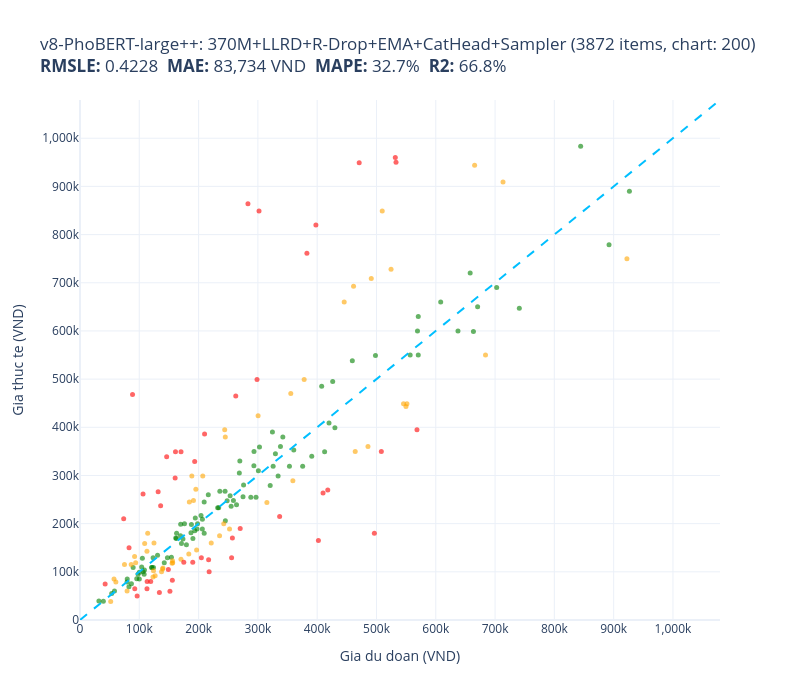
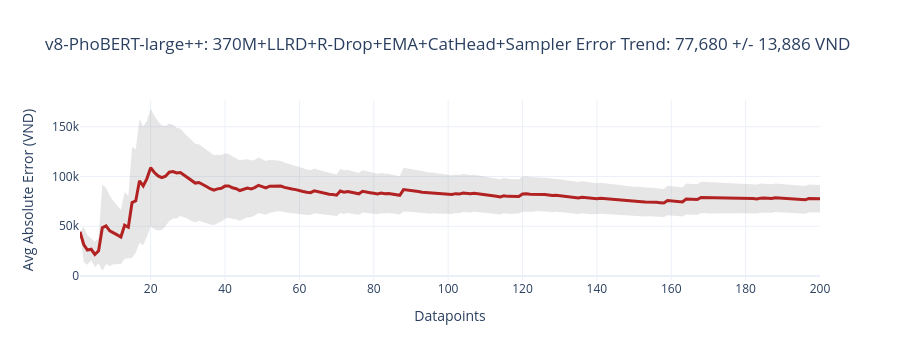
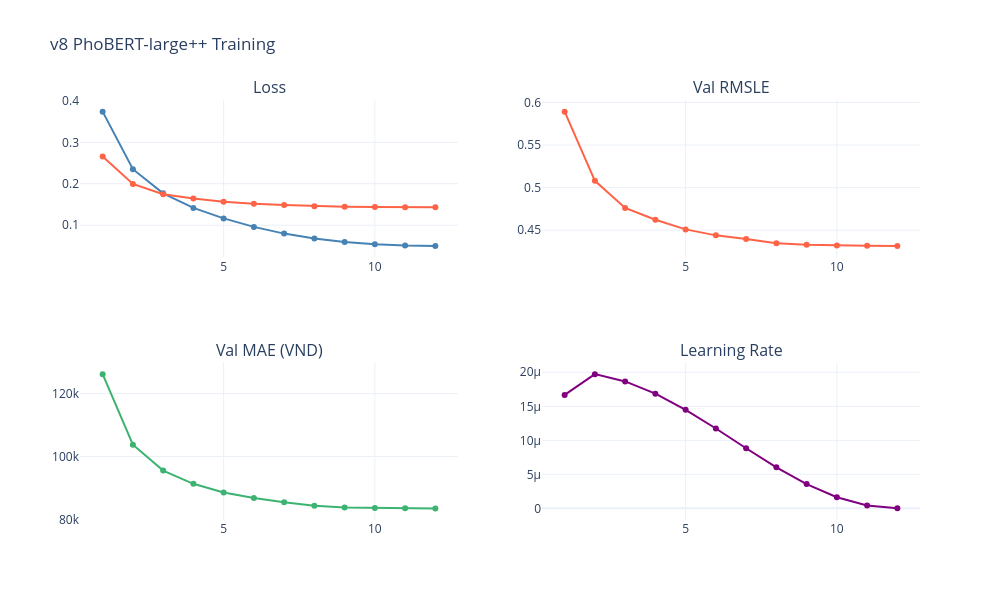

These figures' notebook cell, in order:
### Code cell
pred_pbl_val  = predict_bert_v8(ema_pbl, pbl_enc_val,  cat_label_val,  y_mean_pbl, y_std_pbl, DEVICE)
pred_pbl_test = predict_bert_v8(ema_pbl, pbl_enc_test, cat_label_test, y_mean_pbl, y_std_pbl, DEVICE)
ALL_PREDS_VAL["v8-PhoBERT-large++"]  = pred_pbl_val
ALL_PREDS_TEST["v8-PhoBERT-large++"] = pred_pbl_test
evaluate_and_store(test_prices, pred_pbl_test,
                   "v8-PhoBERT-large++: 370M+LLRD+R-Drop+EMA+CatHead+Sampler", test_names)
if hist_pbl:
    plot_bert_history(hist_pbl, "v8 PhoBERT-large++ Training")

### Figure 1 — Plotly figure (JSON) as saved in the notebook; plotly's stock layout.template omitted (floating-point values rounded to 4 significant figures)
{"data": [{"customdata": [["Bộ Nookoi Phấn Má Hồng BL02 Sunset Veil ...\nDu doan: 254,874 VND\nThuc te: 236,000 VND"], ["Muối rửa bát finish 1.2kg (Đức) - muối r...\nDu doan: 123,953 VND\nThuc te: 109,000 VND"], ["Giầy tây giày lười nam hàn quốc da bóng ...\nDu doan: 169,793 VND\nThuc te: 199,000 VND"], ["Nước giặt quần áo em bé D-nee Lovely Sky...\nDu doan: 248,164 VND\nThuc te: 247,500 VND"], ["Áo thun nam có cổ Nhật Tuấn\nDu doan: 216,354 VND\nThuc te: 260,000 VND"], ["Kem nhuộm tóc Salon de Pro  3B\nDu doan: 169,569 VND\nThuc te: 175,000 VND"], ["Tã dán Amico nội địa Nhật size L44+6\nDu doan: 329,555 VND\nThuc te: 345,000 VND"], ["Giá treo dao kéo và dụng cụ nhà bếp dán ...\nDu doan: 142,118 VND\nThuc te: 119,000 VND"], ["Ống tiêt kiệm heo ăn kem, quà tặng, tran...\nDu doan: 206,395 VND\nThuc te: 209,000 VND"], ["Đồ bộ ngủ lụa satin tay ngắn quần dài mà...\nDu doan: 161,382 VND\nThuc te: 170,000 VND"], ["Vali kéo TRIP P806 nhựa PC/ABS - Bảo hàn...\nDu doan: 570,460 VND\nThuc te: 630,000 VND"], ["Ví nữ dài cầm tay hoạ tiết lập thể IDIGO...\nDu doan: 338,067 VND\nThuc te: 360,000 VND"], ["Balo Laptop Đẹp Đi Học Đi Làm Xbags Mode...\nDu doan: 334,131 VND\nThuc te: 299,000 VND"], ["Dép tổ ong màu đen\nDu doan: 39,385 VND\nThuc te: 39,000 VND"], ["Áo Ngực Trơn Dây Ren Có Gọng Đệm Vừa Zue...\nDu doan: 206,317 VND\nThuc te: 189,000 VND"], ["CỦ LOA BASS RỜI 30 HÀNG CHÍNH HÃNG HẢI T...\nDu doan: 300,821 VND\nThuc te: 310,000 VND"], ["Bao Da Hộ Chiếu / PASSPORT Mika A-001-01...\nDu doan: 187,883 VND\nThuc te: 198,000 VND"], ["Lồng Đèn Gỗ Trung Thu Mẫu Mới 2024 Lalam...\nDu doan: 120,627 VND\nThuc te: 109,000 VND"], ["Gọng kính plastic hiệu Velocity VL91411 ...\nDu doan: 390,842 VND\nThuc te: 340,000 VND"], ["03 bộ tranh xếp hình 70 mảnh ghép khổ A3...\nDu doan: 79,642 VND\nThuc te: 85,000 VND"], ["Bàn Phím Tương Thích Cho Laptop Asus X40...\nDu doan: 244,662 VND\nThuc te: 267,000 VND"], ["Sạc Tương Thích Cho Laptop MSI GL62M 7RC...\nDu doan: 569,169 VND\nThuc te: 600,000 VND"], ["Tẩu Sạc Ô Tô Hoco Z31 - Hàng Chính Hãng\nDu doan: 147,422 VND\nThuc te: 129,000 VND"], ["Cặp da nam công sở CCS6 - Cặp đựng catal...\nDu doan: 429,878 VND\nThuc te: 399,000 VND"], ["Nồi Lẩu Điện Kèm Xửng Hấp JLPL@L JL-EP33...\nDu doan: 608,297 VND\nThuc te: 660,000 VND"], ["Giày Sandal Nam The Bily Quai Chéo - Đế ...\nDu doan: 325,719 VND\nThuc te: 319,000 VND"], ["Sạc dành cho Laptop ASUS VivoBook 15 X50...\nDu doan: 296,870 VND\nThuc te: 255,000 VND"], ["Trò chơi trí tuệ Animal Match giúp trẻ p...\nDu doan: 375,501 VND\nThuc te: 319,000 VND"], ["Kính râm Nam nữ Dáng Vuông Gọng Nhựa Chố...\nDu doan: 190,420 VND\nThuc te: 169,000 VND"], ["Bộ ba tranh tráng gương hươu vàng cao cấ...\nDu doan: 637,469 VND\nThuc te: 600,000 VND"], ["Sạc Laptop dùng cho Máy Tinh HP - Kèm Dâ...\nDu doan: 232,171 VND\nThuc te: 232,771 VND"], ["Dụng cụ mài dao Joseph Joseph 100488 - R...\nDu doan: 926,570 VND\nThuc te: 890,000 VND"], ["Cặp dầu gội gừng trắng 400ml + dầu xả gừ...\nDu doan: 556,834 VND\nThuc te: 550,000 VND"], ["Ốp case dành cho macbook kèm tấm phủ bàn...\nDu doan: 235,804 VND\nThuc te: 267,000 VND"], ["Combo 2 Son Dưỡng LipIce Hiệu Chỉnh Sắc ...\nDu doan: 154,142 VND\nThuc te: 130,000 VND"], ["Set 2 bao bọc giày đi mưa , chống nước ,...\nDu doan: 89,604 VND\nThuc te: 109,000 VND"], ["Đồ Chơi Thú Nhồi Bông Bí Ẩn Series 3 - B...\nDu doan: 302,702 VND\nThuc te: 359,000 VND"], ["Giày cao gót bít mũi cao 3 cm, gót nhập ...\nDu doan: 275,865 VND\nThuc te: 280,000 VND"], ["Bao da cho Galaxy Z Fold 6 Nillkin Aoge ...\nDu doan: 293,247 VND\nThuc te: 320,000 VND"], ["Vali du lịch Vali kéo cao cấp chính hãng...\nDu doan: 419,926 VND\nThuc te: 409,000 VND"], ["Kem Dưỡng Some By Mi Hỗ Trợ Giảm Mụn 60g\nDu doan: 320,773 VND\nThuc te: 279,000 VND"], ["Balo Nam KOJIBA Phát Sáng Có Sạc USB, Kh...\nDu doan: 293,469 VND\nThuc te: 350,000 VND"], ["Bột Khoai Lang Tím Nguyên Chất SATACHI –...\nDu doan: 173,620 VND\nThuc te: 168,000 VND"], ["Cây xương rồng nhảy múa vui nhộn, uốn lư...\nDu doan: 176,197 VND\nThuc te: 200,000 VND"], ["Chuột có dây MicroPack COMFY MINI 2 M-10...\nDu doan: 123,299 VND\nThuc te: 129,000 VND"], ["Giày cao gót 7 phân bản trong gót bọc ki...\nDu doan: 171,146 VND\nThuc te: 159,000 VND"], ["Combo Finish Eco 0% : Viên rửa bát Eco 7...\nDu doan: 407,579 VND\nThuc te: 485,000 VND"], ["Bếp Gas Đơn Mặt Inox WINDO - 118 ĐG | Bế...\nDu doan: 412,536 VND\nThuc te: 349,000 VND"], ["Sạc cho Laptop Acer 19v-2.37A Chân mini ...\nDu doan: 245,148 VND\nThuc te: 205,965 VND"], ["Pin dành cho Laptop HP Pavilion 15-cs Se...\nDu doan: 663,513 VND\nThuc te: 599,000 VND"], ["Pin dùng cho Laptop HP Elitebook 840 G3 ...\nDu doan: 844,345 VND\nThuc te: 983,250 VND"], ["Xịt Chống Nắng Body Bơ Nghệ COCAYHOALA S...\nDu doan: 204,127 VND\nThuc te: 216,800 VND"], ["Sạc dành cho Laptop Charger AC Power Ada...\nDu doan: 702,727 VND\nThuc te: 690,000 VND"], ["Combo 6 Chai Muối Ớt Chanh Đỏ Nha Trang ...\nDu doan: 100,054 VND\nThuc te: 85,000 VND"], ["Mẫu mới nhất - Tã dán Caryn XL20 Siêu th...\nDu doan: 288,086 VND\nThuc te: 254,900 VND"], ["Set tăm chải kẽ răng cao su mềm hình chữ...\nDu doan: 130,784 VND\nThuc te: 134,500 VND"], ["Lõi Lọc Thô Số 2 KAROFI SMAX PRO 2 - Hàn...\nDu doan: 106,449 VND\nThuc te: 100,000 VND"], ["Gối Nằm Cao Su Thiên Nhiên Liên Á Contou...\nDu doan: 658,022 VND\nThuc te: 720,000 VND"], ["Dầu gội hỗ trợ giảm rụng tóc và kích thí...\nDu doan: 342,049 VND\nThuc te: 380,000 VND"], ["Kính râm cận, Kính râm cận Mắt Tròn 2 lớ...\nDu doan: 197,341 VND\nThuc te: 189,000 VND"], ["Áo len nam Novelty dai tay cổ tim phối h...\nDu doan: 426,159 VND\nThuc te: 495,000 VND"], ["Máy sấy tóc Bluestone HDB-1846 - Hàng ch...\nDu doan: 498,301 VND\nThuc te: 549,000 VND"], ["Mũ Miki chữ tàu - Mũ tròn không vành mẫu...\nDu doan: 97,886 VND\nThuc te: 95,000 VND"], ["Tinh dầu Spring Warm - ScentHomes (Sprin...\nDu doan: 892,221 VND\nThuc te: 779,000 VND"], ["Khăn phủ đàn piano cao cấp chống bụi chố...\nDu doan: 209,428 VND\nThuc te: 245,000 VND"], ["Khăn ướt cồn diệt khuẩn LETGREEN 50 tờ\nDu doan: 31,875 VND\nThuc te: 39,200 VND"], ["Son Bóng 3CE Dưỡng Ẩm 31 Lavender Cream ...\nDu doan: 274,903 VND\nThuc te: 256,000 VND"], ["Thắt Lưng Nữ Dây Nịt Nữ Button mang đầm ...\nDu doan: 100,054 VND\nThuc te: 99,000 VND"], ["COMBO Hộp Đựng Cơm, Cà Mèn giữ Nhiệt 4 T...\nDu doan: 95,692 VND\nThuc te: 85,555 VND"], ["Sạc cho Laptop Hp ProBook 4420s 4440s 44...\nDu doan: 233,907 VND\nThuc te: 232,875 VND"], ["Nước Tẩy Trang Hada Labo Sạch Sâu Dưỡng ...\nDu doan: 105,170 VND\nThuc te: 128,000 VND"], ["Vỏ Máy Tính Case Sahara 400 Đen – Hàng C...\nDu doan: 670,569 VND\nThuc te: 650,000 VND"], ["Sạc Tương Thích Cho Laptop Lenovo G50 G5...\nDu doan: 268,717 VND\nThuc te: 305,000 VND"], ["Phấn Phủ Australis Kiềm Dầu 2in1 #Nude 1...\nDu doan: 263,988 VND\nThuc te: 239,000 VND"], ["Thắt Lưng Nam Da Bò BIGGBEN Cao Cấp TLB2...\nDu doan: 353,210 VND\nThuc te: 319,000 VND"], ["VÍ DA MÀU NÂU ĐEN DÀNH CHO NAM GIỚI - VÍ...\nDu doan: 198,237 VND\nThuc te: 200,000 VND"], ["Dầu Xả Tóc Từ Hoa Trà Phục Hồi Tóc Khô X...\nDu doan: 187,175 VND\nThuc te: 181,000 VND"], ["Lược Massage Dụng Cụ Làm Đẹp Chuyên Nghi...\nDu doan: 86,740 VND\nThuc te: 75,000 VND"], ["WHALE, mã G274. Áo thun in đẹp cho nam n...\nDu doan: 82,521 VND\nThuc te: 69,000 VND"], ["Nước ngậm Răng Miệng Bầu Mây 120ml - Ngu...\nDu doan: 79,342 VND\nThuc te: 79,000 VND"], ["b.box Dây đeo bình nước giữ nhiệt đa năn...\nDu doan: 193,593 VND\nThuc te: 185,000 VND"], ["Ốp lưng cho Samsung A04 - A04s - A05 - A...\nDu doan: 58,162 VND\nThuc te: 60,000 VND"], ["Ốp lưng dành cho Realme C35 mẫu Thư Pháp...\nDu doan: 53,443 VND\nThuc te: 55,000 VND"], ["Sạc Tương Thích Cho Máy Tính Asus 19V – ...\nDu doan: 740,892 VND\nThuc te: 647,000 VND"], ["Ugreen UG50320LP114TK Màu Đen Gá đỡ k...\nDu doan: 108,151 VND\nThuc te: 95,000 VND"], ["Găng tay cao su size M - 35cm 100% Cao S...\nDu doan: 103,985 VND\nThuc te: 110,000 VND"], ["Bộ 4 ổ khóa vali Fortress 1820 Q thân ...\nDu doan: 209,438 VND\nThuc te: 180,000 VND"], ["Bộ sản phẩm làm sạch sâu nước tẩy trang ...\nDu doan: 324,491 VND\nThuc te: 390,000 VND"], ["KÍNH CHẮN BULLDOG BUBBLE DẠNG BẦU (KHÔ...\nDu doan: 162,913 VND\nThuc te: 180,000 VND"], ["Áo sơ mi tay ngắn Khatoco (size S-2XL)\nDu doan: 459,256 VND\nThuc te: 538,000 VND"], ["Ví Da Nam Cầm Tay 1 Ngăn Khóa Nam Tính\nDu doan: 162,606 VND\nThuc te: 169,000 VND"], ["Bột ngũ cốc Quasure light túi 400 gram B...\nDu doan: 108,684 VND\nThuc te: 104,025 VND"], ["Giày cao gót đính nơ sang trong 10cm ( c...\nDu doan: 269,530 VND\nThuc te: 330,000 VND"], ["Áp tròng cosplay white mesh trắng 14.0MM...\nDu doan: 194,455 VND\nThuc te: 211,500 VND"], ["[HSD 12/2026] Thực Phẩm Bảo Vệ Sức Khỏe ...\nDu doan: 360,490 VND\nThuc te: 353,000 VND"], ["Hộp 18x10x8 cm - Combo 100 thùng hộp car...\nDu doan: 179,455 VND\nThuc te: 156,000 VND"], ["Freeship - NÓN LƯỠI TRAI SNAPBACK CÁNH Đ...\nDu doan: 253,195 VND\nThuc te: 258,000 VND"], ["Dép Xỏ Ngón Nữ Đế Bệt HÀ NAM Da Bò Cao C...\nDu doan: 258,731 VND\nThuc te: 248,000 VND"], ["Sạc Tương Thích Cho Laptop Asus CM5500FD...\nDu doan: 570,460 VND\nThuc te: 550,000 VND"], ["Bình Ủ Cháo Inox 304 Giữ Nhiệt Tedemei C...\nDu doan: 121,496 VND\nThuc te: 109,000 VND"]], "hovertemplate": "%{customdata[0]}<extra></extra>", "marker": {"color": "green", "opacity": 0.6, "size": 5}, "mode": "markers", "name": "green", "type": "scatter", "x": [254900.0, 124000.0, 169800.0, 248200.0, 216400.0, 169600.0, 329600.0, 142100.0, 206400.0, 161400.0, 570500.0, 338100.0, 334100.0, 39380.0, 206300.0, 300800.0, 187900.0, 120600.0, 390800.0, 79640.0, 244700.0, 569200.0, 147400.0, 429900.0, 608300.0, 325700.0, 296900.0, 375500.0, 190400.0, 637500.0, 232200.0, 926600.0, 556800.0, 235800.0, 154100.0, 89600.0, 302700.0, 275900.0, 293200.0, 419900.0, 320800.0, 293500.0, 173600.0, 176200.0, 123300.0, 171100.0, 407600.0, 412500.0, 245100.0, 663500.0, 844300.0, 204100.0, 702700.0, 100100.0, 288100.0, 130800.0, 106400.0, 658000.0, 342000.0, 197300.0, 426200.0, 498300.0, 97890.0, 892200.0, 209400.0, 31880.0, 274900.0, 100100.0, 95690.0, 233900.0, 105200.0, 670600.0, 268700.0, 264000.0, 353200.0, 198200.0, 187200.0, 86740.0, 82520.0, 79340.0, 193600.0, 58160.0, 53440.0, 740900.0, 108200.0, 104000.0, 209400.0, 324500.0, 162900.0, 459300.0, 162600.0, 108700.0, 269500.0, 194500.0, 360500.0, 179500.0, 253200.0, 258700.0, 570500.0, 121500.0], "y": [236000.0, 109000.0, 199000.0, 247500.0, 260000.0, 175000.0, 345000.0, 119000.0, 209000.0, 170000.0, 630000.0, 360000.0, 299000.0, 39000.0, 189000.0, 310000.0, 198000.0, 109000.0, 340000.0, 85000.0, 267000.0, 600000.0, 129000.0, 399000.0, 660000.0, 319000.0, 255000.0, 319000.0, 169000.0, 600000.0, 232800.0, 890000.0, 550000.0, 267000.0, 130000.0, 109000.0, 359000.0, 280000.0, 320000.0, 409000.0, 279000.0, 350000.0, 168000.0, 200000.0, 129000.0, 159000.0, 485000.0, 349000.0, 206000.0, 599000.0, 983200.0, 216800.0, 690000.0, 85000.0, 254900.0, 134500.0, 100000.0, 720000.0, 380000.0, 189000.0, 495000.0, 549000.0, 95000.0, 779000.0, 245000.0, 39200.0, 256000.0, 99000.0, 85560.0, 232900.0, 128000.0, 650000.0, 305000.0, 239000.0, 319000.0, 200000.0, 181000.0, 75000.0, 69000.0, 79000.0, 185000.0, 60000.0, 55000.0, 647000.0, 95000.0, 110000.0, 180000.0, 390000.0, 180000.0, 538000.0, 169000.0, 104000.0, 330000.0, 211500.0, 353000.0, 156000.0, 258000.0, 248000.0, 550000.0, 109000.0]}, {"customdata": [["Kính Áp Tròng Symphony Blue Sky 14.0mm -...\nDu doan: 170,275 VND\nThuc te: 125,875 VND"], ["Bút Chì Sáp Kẻ Lông Mày Lõi Siêu Mịn Khô...\nDu doan: 252,193 VND\nThuc te: 189,000 VND"], ["Bộ 1 Cặp Lót Giày Tăng Chiều Cao Đệm Khí...\nDu doan: 60,493 VND\nThuc te: 79,000 VND"], ["Hộp Đựng Xà Phòng Treo Tường ATMOR DH-72...\nDu doan: 461,343 VND\nThuc te: 693,000 VND"], ["Viên nấu cà ri (curry) Nhật Bản 200g\nDu doan: 57,333 VND\nThuc te: 85,000 VND"], ["Combo 4 Bột Làm Trắng Răng Eucryl Hương ...\nDu doan: 114,154 VND\nThuc te: 180,000 VND"], ["Bóp nữ đựng tiền - màu xanh navy - da bò...\nDu doan: 464,140 VND\nThuc te: 350,000 VND"], ["Lọ thủy tinh đựng gia vị, hạt, đồ khô hì...\nDu doan: 137,471 VND\nThuc te: 99,900 VND"], ["Combo Balo nam nữ đi học hình Luffy phát...\nDu doan: 188,577 VND\nThuc te: 299,000 VND"], ["Pin Tương Thích Cho Laptop Dell Vostro 2...\nDu doan: 545,590 VND\nThuc te: 449,000 VND"], ["Hộp đựng đồ ăn dặm an toàn - Set 4 hộp k...\nDu doan: 355,486 VND\nThuc te: 470,000 VND"], ["Sạc Tương Thích Cho Laptop Sony Pcg-7181...\nDu doan: 315,188 VND\nThuc te: 244,000 VND"], ["Cặp đa năng laptop thời trang SUB 15\" in...\nDu doan: 196,671 VND\nThuc te: 145,041 VND"], ["Mặt Nạ Làm Sạch, Dưỡng Ẩm Và Se Khít Lỗ ...\nDu doan: 109,054 VND\nThuc te: 159,000 VND"], ["Combo Serum Tia'm Làm Sáng, Phục Hồi Cho...\nDu doan: 524,571 VND\nThuc te: 728,000 VND"], ["Giày lười vải nam thoáng khí cho bố - Gi...\nDu doan: 184,368 VND\nThuc te: 245,000 VND"], ["Bếp gas đôi mặt kính Sogo HOSUN NC-729GJ...\nDu doan: 683,871 VND\nThuc te: 550,000 VND"], ["Bàn Phím dùng cho Laptop Asus Zenbook UX...\nDu doan: 665,521 VND\nThuc te: 943,920 VND"], ["Dung dịch vệ sinh hằng ngày Orasic 200ml\nDu doan: 123,067 VND\nThuc te: 89,000 VND"], ["Chì Kẻ Mày Silkygirl Hai Đầu Lâu Trôi 01...\nDu doan: 124,752 VND\nThuc te: 160,000 VND"], ["Bàn phím dùng cho Laptop ASUS VivoBook 1...\nDu doan: 549,728 VND\nThuc te: 443,019 VND"], ["Gạo Ngọc Nương ST 25 đặc sản 3Kg\nDu doan: 155,958 VND\nThuc te: 123,000 VND"], ["Combo 2 Áo Ống Ren Hoa Nữ Khóa Cài Sau\nDu doan: 139,300 VND\nThuc te: 106,000 VND"], ["Bộ bikini 2 Mảnh Có Dây Đeo Cổ Thời Tran...\nDu doan: 235,381 VND\nThuc te: 175,000 VND"], ["Bình sữa cổ rộng 150ml và 270ml nhựa pp ...\nDu doan: 300,367 VND\nThuc te: 424,000 VND"], ["Dây Đeo Silicon Kai.N Wave Sport Cho Gal...\nDu doan: 156,312 VND\nThuc te: 119,000 VND"], ["Combo 3 Quần Tây Dài Nam Co Giãn Mạnh/Qu...\nDu doan: 221,293 VND\nThuc te: 159,999 VND"], ["Hộp Đựng Xà Phòng, Miếng Rửa Chén & Cây ...\nDu doan: 922,380 VND\nThuc te: 750,000 VND"], ["Ghế nhựa đúc kiểu Pháp bền đẹp\nDu doan: 713,426 VND\nThuc te: 909,000 VND"], ["Bình nước PET Lock&Lock HAP781 1.2L\nDu doan: 79,402 VND\nThuc te: 60,000 VND"], ["Mũ len liền khăn lót nỉ trùm kín cổ siêu...\nDu doan: 75,027 VND\nThuc te: 115,000 VND"], ["Bộ dây tăng áp 3 lần vòi xịt nước rửa xe...\nDu doan: 183,499 VND\nThuc te: 136,825 VND"], ["Loa kèm Mic trợ giảng Shidu mini chuyên ...\nDu doan: 445,585 VND\nThuc te: 660,000 VND"], ["Áo khoác jean phối nón sọc caro Mã: NK15...\nDu doan: 378,063 VND\nThuc te: 499,000 VND"], ["Serum Chống Nắng & Dưỡng Thể Toàn Thân N...\nDu doan: 112,911 VND\nThuc te: 142,500 VND"], ["Ốp Lưng Cho Samsung Galaxy S25 Ultra / S...\nDu doan: 93,902 VND\nThuc te: 119,000 VND"], ["Nón nam Mũ Lưỡi Trai Sò xoáy phong cách ...\nDu doan: 126,747 VND\nThuc te: 92,000 VND"], ["Sữa Tắm Nước Hoa Nữ Gennie Lôi Cuốn & Kh...\nDu doan: 123,953 VND\nThuc te: 102,000 VND"], ["Ví Sen da sáp handmade da thật\nDu doan: 242,477 VND\nThuc te: 200,000 VND"], ["Ugreen UG30989CR104TK 1M màu đen USB 2.0...\nDu doan: 191,376 VND\nThuc te: 248,000 VND"], ["Áo khoác len phong cách hàn quốc AK898.2\nDu doan: 244,028 VND\nThuc te: 395,000 VND"], ["Liễn Treo Thần Tài - Trang Trí Tết - VN0...\nDu doan: 207,019 VND\nThuc te: 299,000 VND"], ["Son Màu Có Dưỡng Lip On Lip Màu Cam Đào ...\nDu doan: 139,775 VND\nThuc te: 108,000 VND"], ["Dây giày chéo chữ X chống tuột gót, nhấc...\nDu doan: 51,774 VND\nThuc te: 38,161 VND"], ["Son dưỡng môi thuần chay làm mềm và dưỡn...\nDu doan: 155,282 VND\nThuc te: 118,000 VND"], ["Phụ kiện kết nối bộ lọc thô, lọc sinh ho...\nDu doan: 86,348 VND\nThuc te: 115,000 VND"], ["Vali du lịch kéo tay TN 22 inch - Màu Đe...\nDu doan: 358,995 VND\nThuc te: 289,000 VND"], ["Ví da Basic nam nữ gọn nhẹ tiện dụng\nDu doan: 245,032 VND\nThuc te: 380,000 VND"], ["Giày đế xuồng Cillie da thật hở mũi cao ...\nDu doan: 485,664 VND\nThuc te: 360,000 VND"], ["Sữa bột Nutifood Sweden GrowPLUS+ Colost...\nDu doan: 491,199 VND\nThuc te: 709,000 VND"], ["[HSD 01/2027] Sữa Dưỡng Thể Kiss My Body...\nDu doan: 92,075 VND\nThuc te: 132,000 VND"], ["Loa SUB Siêu Trầm Cao Cấp S1 - Hàng Nhập...\nDu doan: 509,725 VND\nThuc te: 849,000 VND"], ["HDD Box chuẩn M2 NVME sang Type-C tốc độ...\nDu doan: 551,392 VND\nThuc te: 449,000 VND"], ["Nước dưỡng tóc tinh dầu bưởi Cocoon 310m...\nDu doan: 195,393 VND\nThuc te: 271,500 VND"]], "hovertemplate": "%{customdata[0]}<extra></extra>", "marker": {"color": "orange", "opacity": 0.6, "size": 5}, "mode": "markers", "name": "orange", "type": "scatter", "x": [170300.0, 252200.0, 60490.0, 461300.0, 57330.0, 114200.0, 464100.0, 137500.0, 188600.0, 545600.0, 355500.0, 315200.0, 196700.0, 109100.0, 524600.0, 184400.0, 683900.0, 665500.0, 123100.0, 124800.0, 549700.0, 156000.0, 139300.0, 235400.0, 300400.0, 156300.0, 221300.0, 922400.0, 713400.0, 79400.0, 75030.0, 183500.0, 445600.0, 378100.0, 112900.0, 93900.0, 126700.0, 124000.0, 242500.0, 191400.0, 244000.0, 207000.0, 139800.0, 51770.0, 155300.0, 86350.0, 359000.0, 245000.0, 485700.0, 491200.0, 92070.0, 509700.0, 551400.0, 195400.0], "y": [125900.0, 189000.0, 79000.0, 693000.0, 85000.0, 180000.0, 350000.0, 99900.0, 299000.0, 449000.0, 470000.0, 244000.0, 145000.0, 159000.0, 728000.0, 245000.0, 550000.0, 943900.0, 89000.0, 160000.0, 443000.0, 123000.0, 106000.0, 175000.0, 424000.0, 119000.0, 160000.0, 750000.0, 909000.0, 60000.0, 115000.0, 136800.0, 660000.0, 499000.0, 142500.0, 119000.0, 92000.0, 102000.0, 200000.0, 248000.0, 395000.0, 299000.0, 108000.0, 38160.0, 118000.0, 115000.0, 289000.0, 380000.0, 360000.0, 709000.0, 132000.0, 849000.0, 449000.0, 271500.0]}, {"customdata": [["[LIMITED EDITION] TRÀ AHMAD ANH QUỐC - B...\nDu doan: 161,016 VND\nThuc te: 349,000 VND"], ["1 đầu xích inox cao cấp nhập khẩu dành đ...\nDu doan: 92,354 VND\nThuc te: 64,999 VND"], ["Tẩu sạc CHOETECH TC0014 nhanh 60W dùng t...\nDu doan: 146,146 VND\nThuc te: 339,000 VND"], ["Máy massage cầm tay mini dùng pin sạc đa...\nDu doan: 397,844 VND\nThuc te: 820,000 VND"], ["Máy hút bụi mini không dây cầm tay nhỏ n...\nDu doan: 135,973 VND\nThuc te: 237,000 VND"], ["Bộ khung võng BAN MAI:  khung võng sắt s...\nDu doan: 532,960 VND\nThuc te: 950,000 VND"], ["Mặt nạ chống lão hóa The Derma Best VC10...\nDu doan: 496,423 VND\nThuc te: 180,000 VND"], ["Combo Tiết Kiệm 5 Chai Xịt Chống Muỗi Và...\nDu doan: 193,411 VND\nThuc te: 329,000 VND"], ["Wekki Đồ Chơi Lắp Ráp Tiệm Đá Bào Wk5060...\nDu doan: 298,557 VND\nThuc te: 499,000 VND"], ["Bàn Chải Nhựa Hồ Bơi Emaux CE201\nDu doan: 336,665 VND\nThuc te: 215,000 VND"], ["Bút Cao Cấp CEO - 6635B(S)\nDu doan: 217,789 VND\nThuc te: 100,000 VND"], ["Bộ 2 Bộ chiết mỹ phẩm 6 món Màu Hồng\nDu doan: 42,412 VND\nThuc te: 74,950 VND"], ["Túi Canvas Nữ Thời Trang Hàn Quốc, Túi V...\nDu doan: 73,679 VND\nThuc te: 210,000 VND"], ["Đồ Chơi DUKA: Nông Trại Vui Vẻ - DK81315\nDu doan: 210,122 VND\nThuc te: 386,310 VND"], ["Đèn Wifi TP-Link Tapo Smart Wifi Dayligh...\nDu doan: 417,869 VND\nThuc te: 270,000 VND"], ["Dép Sandal Nam Nữ Hot Trend Quai Ngang 2...\nDu doan: 160,470 VND\nThuc te: 295,000 VND"], ["Cáp USB TypeC sang USB 2.0 Hỗ trợ sạ...\nDu doan: 175,069 VND\nThuc te: 120,000 VND"], ["Bàn Phím dùng cho laptop Dell Latitude 1...\nDu doan: 409,896 VND\nThuc te: 263,718 VND"], ["Combo Khớp linh hoạt (1 hộp Trà tía tô t...\nDu doan: 262,670 VND\nThuc te: 465,000 VND"], ["PIN DỰ PHÒNG AUKEY 10.000MAH PD 18W PB-N...\nDu doan: 568,310 VND\nThuc te: 395,000 VND"], ["Giày sandal quai ngang thời trang gót vu...\nDu doan: 216,922 VND\nThuc te: 125,000 VND"], ["Sữa tươi tiệt trùng Devondale nguyên ch...\nDu doan: 148,989 VND\nThuc te: 105,000 VND"], ["Mũ chống nắng vành mũ có thể co giãn - H...\nDu doan: 88,595 VND\nThuc te: 468,000 VND"], ["Cà Phê Sữa PLUS Hòa Tan 3IN1 KING COFFEE...\nDu doan: 106,328 VND\nThuc te: 261,500 VND"], ["Thùng 20 chai nước rửa chén hương chanh ...\nDu doan: 283,231 VND\nThuc te: 864,000 VND"], ["Nón mữ beret nam nữ giữ ấm vải nỉ 2 lớp ...\nDu doan: 190,151 VND\nThuc te: 120,000 VND"], ["Cặp xách đựng laptop 15,6 inch vải dù ch...\nDu doan: 255,670 VND\nThuc te: 129,000 VND"], ["Thanh treo khăn 60cm - CS-5404 - INOX SU...\nDu doan: 382,661 VND\nThuc te: 761,000 VND"], ["Tai nghe đeo cổ Wiwu Flex GB01 cho các t...\nDu doan: 508,187 VND\nThuc te: 350,000 VND"], ["Thực Phẩm Bảo Vệ Sức Khỏe Alcofree\nDu doan: 170,372 VND\nThuc te: 349,000 VND"], ["Áo Thun Nam Có Cổ Tròn Thun Cá Sấu Cotto...\nDu doan: 82,708 VND\nThuc te: 150,000 VND"], ["Sữa Hạt Hạnh Nhân ALMOND BREEZE vị Choco...\nDu doan: 204,648 VND\nThuc te: 129,320 VND"], ["COMBO 2 Mũ Tắm Trùm Đầu CUTE Tránh Ướt T...\nDu doan: 113,210 VND\nThuc te: 80,000 VND"], ["Kẹp Gỗ Đa Năng  Dùng Để Gắp Kẹp Thức Ăn ...\nDu doan: 133,883 VND\nThuc te: 57,000 VND"], ["Thực phẩm dinh dưỡng y học Ensure Gold h...\nDu doan: 470,850 VND\nThuc te: 949,000 VND"], ["1 kg túi đựng rác dùng cho thùng rác 240...\nDu doan: 96,345 VND\nThuc te: 50,000 VND"], ["Thắt Lưng Nữ Da Cá Sấu Huy Hoàng HT5201 ...\nDu doan: 301,902 VND\nThuc te: 849,000 VND"], ["Bộ sản phẩm chăm sóc xương khớp: Viên xư...\nDu doan: 531,753 VND\nThuc te: 960,000 VND"], ["Combo Chai xịt vệ sinh kính 300ml Rocket...\nDu doan: 131,776 VND\nThuc te: 266,000 VND"], ["Đồ Chơi Bảng Vẽ 2 Trong 1 Sáng Tạo Cho B...\nDu doan: 151,658 VND\nThuc te: 59,800 VND"], ["NÓN LƯỠI TRAI CAO CẤP SPIGEN ĐEN - Hàng ...\nDu doan: 155,722 VND\nThuc te: 82,500 VND"], ["Giày siêu nhẹ Sneaker dây nữ đi mưa cao ...\nDu doan: 112,953 VND\nThuc te: 65,000 VND"], ["100 viên rửa bát Finish clasic dùng cho ...\nDu doan: 402,074 VND\nThuc te: 165,000 VND"], ["Kem Làm Sạch Da Eczestop\nDu doan: 257,002 VND\nThuc te: 170,000 VND"], ["Kính Cường Lực siêu mỏng chống trầy xước...\nDu doan: 270,167 VND\nThuc te: 190,000 VND"], ["Cáp mạng LAN CAT6 UTP 5M màu Đen Ugre...\nDu doan: 119,268 VND\nThuc te: 80,000 VND"]], "hovertemplate": "%{customdata[0]}<extra></extra>", "marker": {"color": "red", "opacity": 0.6, "size": 5}, "mode": "markers", "name": "red", "type": "scatter", "x": [161000.0, 92350.0, 146100.0, 397800.0, 136000.0, 533000.0, 496400.0, 193400.0, 298600.0, 336700.0, 217800.0, 42410.0, 73680.0, 210100.0, 417900.0, 160500.0, 175100.0, 409900.0, 262700.0, 568300.0, 216900.0, 149000.0, 88590.0, 106300.0, 283200.0, 190200.0, 255700.0, 382700.0, 508200.0, 170400.0, 82710.0, 204600.0, 113200.0, 133900.0, 470900.0, 96340.0, 301900.0, 531800.0, 131800.0, 151700.0, 155700.0, 113000.0, 402100.0, 257000.0, 270200.0, 119300.0], "y": [349000.0, 65000.0, 339000.0, 820000.0, 237000.0, 950000.0, 180000.0, 329000.0, 499000.0, 215000.0, 100000.0, 74950.0, 210000.0, 386300.0, 270000.0, 295000.0, 120000.0, 263700.0, 465000.0, 395000.0, 125000.0, 105000.0, 468000.0, 261500.0, 864000.0, 120000.0, 129000.0, 761000.0, 350000.0, 349000.0, 150000.0, 129300.0, 80000.0, 57000.0, 949000.0, 50000.0, 849000.0, 960000.0, 266000.0, 59800.0, 82500.0, 65000.0, 165000.0, 170000.0, 190000.0, 80000.0]}, {"hoverinfo": "skip", "line": {"color": "deepskyblue", "dash": "dash", "width": 2}, "mode": "lines", "name": "y=x", "showlegend": false, "type": "scatter", "x": [0, 1079000.0], "y": [0, 1079000.0]}], "layout": {"height": 700, "showlegend": false, "title": {"text": "v8-PhoBERT-large++: 370M+LLRD+R-Drop+EMA+CatHead+Sampler (3872 items, chart: 200)<br><b>RMSLE:</b> 0.4228  <b>MAE:</b> 83,734 VND  <b>MAPE:</b> 32.7%  <b>R2:</b> 66.8%"}, "width": 800, "xaxis": {"range": [0, 1079000.0], "ticktext": ["0", "100k", "200k", "300k", "400k", "500k", "600k", "700k", "800k", "900k", "1,000k", "1,100k"], "tickvals": [0, 100000, 200000, 300000, 400000, 500000, 600000, 700000, 800000, 900000, 1000000, 1100000], "title": {"text": "Gia du doan (VND)"}}, "yaxis": {"range": [0, 1079000.0], "ticktext": ["0", "100k", "200k", "300k", "400k", "500k", "600k", "700k", "800k", "900k", "1,000k", "1,100k"], "tickvals": [0, 100000, 200000, 300000, 400000, 500000, 600000, 700000, 800000, 900000, 1000000, 1100000], "title": {"text": "Gia thuc te (VND)"}}}}

### Figure 2 — Plotly figure (JSON) as saved in the notebook; plotly's stock layout.template omitted (floating-point values rounded to 4 significant figures; data arrays with more than 128 entries replaced by an {"elided": "..."} marker saying what was removed)
{"data": [{"fill": "toself", "fillcolor": "rgba(128,128,128,0.2)", "hoverinfo": "skip", "line": {"color": "rgba(255,255,255,0)"}, "showlegend": false, "type": "scatter", "x": {"elided": "400 int values"}, "y": {"elided": "400 float values"}}, {"line": {"color": "firebrick", "width": 3}, "mode": "lines", "name": "Cumulative Avg Error", "type": "scatter", "x": {"elided": "200 int values"}, "y": {"elided": "200 float values"}}], "layout": {"height": 360, "showlegend": false, "title": {"text": "v8-PhoBERT-large++: 370M+LLRD+R-Drop+EMA+CatHead+Sampler Error Trend: 77,680 +/- 13,886 VND"}, "width": 900, "xaxis": {"title": {"text": "Datapoints"}}, "yaxis": {"ticktext": ["0", "50k", "100k", "150k", "200k"], "tickvals": [0, 50000, 100000, 150000, 200000], "title": {"text": "Avg Absolute Error (VND)"}}}}

### Figure 3 — Plotly figure (JSON) as saved in the notebook; plotly's stock layout.template omitted (floating-point values rounded to 4 significant figures)
{"data": [{"line": {"color": "steelblue"}, "name": "Train", "type": "scatter", "x": [1, 2, 3, 4, 5, 6, 7, 8, 9, 10, 11, 12], "xaxis": "x", "y": [0.374, 0.2352, 0.1769, 0.1417, 0.1164, 0.09586, 0.07966, 0.06774, 0.05945, 0.05425, 0.05124, 0.05006], "yaxis": "y"}, {"line": {"color": "tomato"}, "name": "Val", "type": "scatter", "x": [1, 2, 3, 4, 5, 6, 7, 8, 9, 10, 11, 12], "xaxis": "x", "y": [0.266, 0.1994, 0.1748, 0.1644, 0.1566, 0.1516, 0.1489, 0.1458, 0.1444, 0.1438, 0.1435, 0.1436], "yaxis": "y"}, {"line": {"color": "tomato"}, "mode": "lines+markers", "type": "scatter", "x": [1, 2, 3, 4, 5, 6, 7, 8, 9, 10, 11, 12], "xaxis": "x2", "y": [0.5892, 0.5079, 0.4762, 0.4623, 0.451, 0.444, 0.4398, 0.4348, 0.4329, 0.432, 0.4317, 0.4316], "yaxis": "y2"}, {"line": {"color": "mediumseagreen"}, "mode": "lines+markers", "type": "scatter", "x": [1, 2, 3, 4, 5, 6, 7, 8, 9, 10, 11, 12], "xaxis": "x3", "y": [126200.0, 103800.0, 95550.0, 91340.0, 88580.0, 86850.0, 85490.0, 84370.0, 83810.0, 83640.0, 83540.0, 83520.0], "yaxis": "y3"}, {"line": {"color": "purple"}, "type": "scatter", "x": [1, 2, 3, 4, 5, 6, 7, 8, 9, 10, 11, 12], "xaxis": "x4", "y": [1.667e-05, 1.973e-05, 1.866e-05, 1.686e-05, 1.449e-05, 1.174e-05, 8.839e-06, 6.039e-06, 3.572e-06, 1.645e-06, 4.201e-07, 0], "yaxis": "y4"}], "layout": {"annotations": [{"font": {"size": 16}, "showarrow": false, "text": "Loss", "x": 0.225, "xanchor": "center", "xref": "paper", "y": 1, "yanchor": "bottom", "yref": "paper"}, {"font": {"size": 16}, "showarrow": false, "text": "Val RMSLE", "x": 0.775, "xanchor": "center", "xref": "paper", "y": 1, "yanchor": "bottom", "yref": "paper"}, {"font": {"size": 16}, "showarrow": false, "text": "Val MAE (VND)", "x": 0.225, "xanchor": "center", "xref": "paper", "y": 0.375, "yanchor": "bottom", "yref": "paper"}, {"font": {"size": 16}, "showarrow": false, "text": "Learning Rate", "x": 0.775, "xanchor": "center", "xref": "paper", "y": 0.375, "yanchor": "bottom", "yref": "paper"}], "height": 600, "showlegend": false, "title": {"text": "v8 PhoBERT-large++ Training"}, "width": 1000, "xaxis": {"anchor": "y", "domain": [0, 0.45]}, "xaxis2": {"anchor": "y2", "domain": [0.55, 1]}, "xaxis3": {"anchor": "y3", "domain": [0, 0.45]}, "xaxis4": {"anchor": "y4", "domain": [0.55, 1]}, "yaxis": {"anchor": "x", "domain": [0.625, 1]}, "yaxis2": {"anchor": "x2", "domain": [0.625, 1]}, "yaxis3": {"anchor": "x3", "domain": [0, 0.375]}, "yaxis4": {"anchor": "x4", "domain": [0, 0.375]}}}
